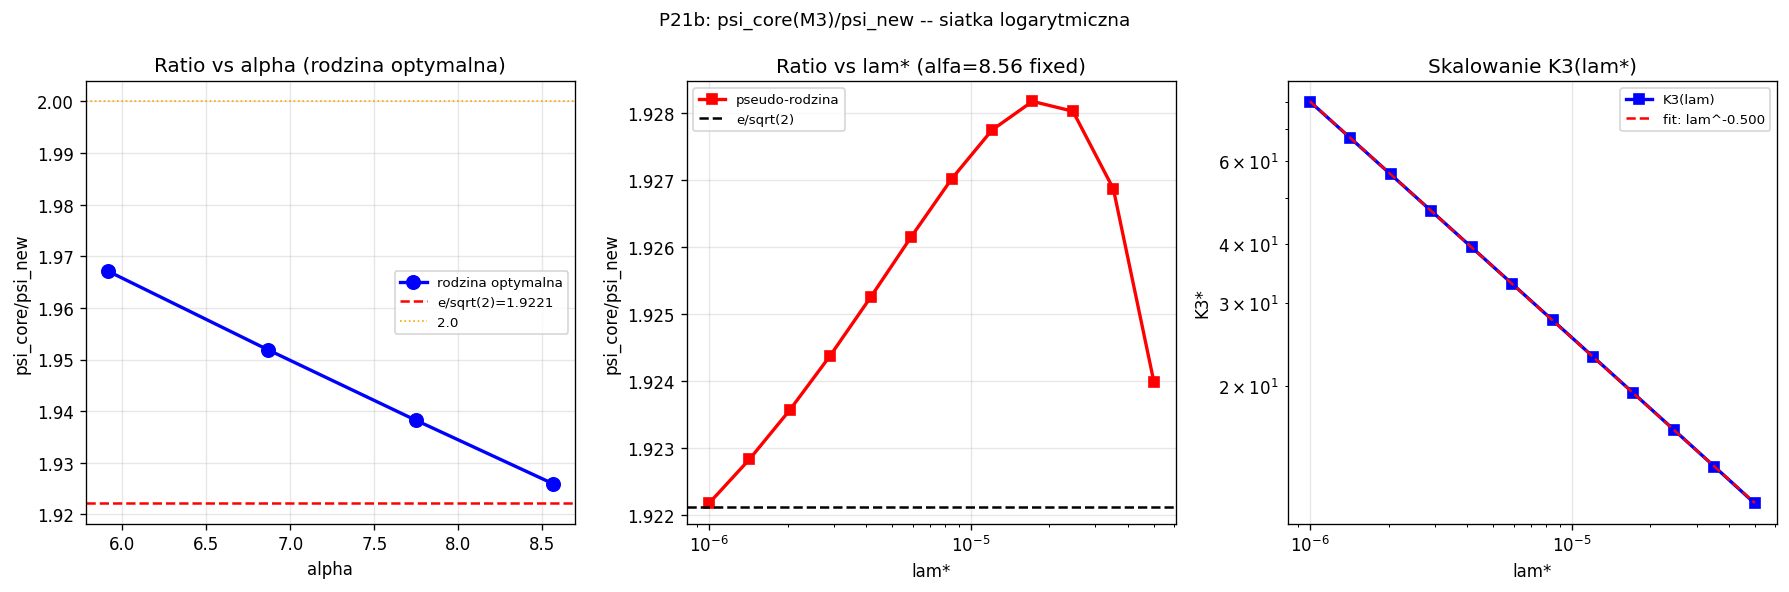

Reproduce this figure in Python.
"""
p21b_psi_ratio_log.py
=====================
KOREKTA p21: uzywamy siatki LOGARYTMICZNEJ (jak v2_bisekcja_alpha),
ktora daje poprawne K* = {K1=0.009820, K2=2.033, K3=34.14} dla optymalnych param.

Problem z p21: siatka rownierna nie oddaje ostrego pieku energii przy r=a_Gamma
dla duzych K (K3~30-34), dajac blad ~15% w K3.

PLAN:
  Krok 1: Zweryfikuj K* dla optymalnych parametrow (alfa=8.5616, a_Gamma=0.040, lam=5.501e-6)
           -> porownaj z K1=0.009820, K2=2.032726, K3=34.14423 (z v2_weryfikacja_finalna)
  Krok 2: Oblicz psi_core/psi_new dla calej rodziny optymalnej
           -> zweryfikuj ze ratio in [1.93, 1.97]
  Krok 3: Analiza psi_core/psi_new w pseudo-rodzinie (alfa=8.56, zmienne lam)
           -> czy ratio stale dla stalego a_Gamma?
  Krok 4: Wyprowadzenie analityczne ratio z warunku samospojnosci
  Krok 5: Sprawdz hipoteze e/sqrt(2) = 1.9221

KLUCZOWE ODKRYCIE z p21: siatka rownierna (p18/p21) daje K3 o 14% za male,
  zanizona psi_core, ratio=1.57-1.68 zamiast 1.93-1.97.
"""

import numpy as np
from scipy.optimize import brentq
import matplotlib
matplotlib.use('Agg')
import matplotlib.pyplot as plt

GAMMA = 1.0
R_MAX = 60.0

# ============================================================
# ENERGIA -- identyczna jak v2_bisekcja_alpha (siatka LOG)
# ============================================================
def V_mod(psi, lam):
    return GAMMA/3*psi**3 - GAMMA/4*psi**4 + lam/6*(psi-1)**6

def energy_log(K, alpha, a_gam, lam, N=1500):
    """Energia solitonu -- siatka LOGARYTMICZNA od a_gam do R_MAX."""
    t   = np.linspace(0, 1, N)
    r   = a_gam * (R_MAX/a_gam)**t
    phi = np.maximum(1.0 + K*np.exp(-r)/r, 1e-10)
    dphi= K*np.exp(-r)*(-r - 1.0)/r**2
    V1  = V_mod(1.0, lam)
    Ek  = 4*np.pi*np.trapezoid(0.5*dphi**2*(1+alpha/phi)*r**2, r)
    Ep  = 4*np.pi*np.trapezoid((V_mod(phi, lam) - V1)*r**2, r)
    return Ek + Ep

def g_func(K, alpha, a_gam, lam, N=1500):
    return energy_log(K, alpha, a_gam, lam, N)/K - 4*np.pi

def find_K_stars(alpha, a_gam, lam, K_max=150.0, N_scan=800, N_en=1500):
    """Znajdz wszystkie zera g(K) = 0."""
    K_arr = np.unique(np.concatenate([
        np.linspace(1e-4, 0.5, 150),
        np.linspace(0.5,  10.0, 250),
        np.linspace(10.0, K_max, 400),
    ]))
    f_arr = np.array([g_func(K, alpha, a_gam, lam, N_en) for K in K_arr])
    roots = []
    for i in range(len(K_arr)-1):
        fi, fj = f_arr[i], f_arr[i+1]
        if np.isfinite(fi) and np.isfinite(fj) and fi*fj < 0:
            try:
                K_z = brentq(lambda K: g_func(K, alpha, a_gam, lam, N_en),
                             K_arr[i], K_arr[i+1], xtol=1e-7, maxiter=60)
                if not roots or abs(K_z - roots[-1]) > K_z*0.01:
                    roots.append(K_z)
            except Exception:
                pass
    return sorted(roots)

# ============================================================
# KROK 1: Weryfikacja dla najlepszego rozwiazania
# ============================================================
print("P21b: Analiza psi_core(M3)/psi_new -- SIATKA LOGARYTMICZNA")
print("=" * 70)
print()
print("KROK 1: Weryfikacja K* dla alfa=8.5616, a_Gamma=0.040, lam=5.501e-6")
print("-" * 70)

ALPHA_REF = 8.5616
A_GAM_REF = 0.040
LAM_REF   = 5.501e-6

roots_ref = find_K_stars(ALPHA_REF, A_GAM_REF, LAM_REF)
print(f"  Znaleziono {len(roots_ref)} zer K:")
for i, K in enumerate(roots_ref[:5]):
    psi_c = 1.0 + K/A_GAM_REF * np.exp(-A_GAM_REF)
    print(f"    K*_{i+1} = {K:.6f},  psi_core = {psi_c:.3f}")

if len(roots_ref) >= 3:
    K1, K2, K3 = roots_ref[0], roots_ref[1], roots_ref[2]
    r21 = K2/K1; r31 = K3/K1
    psi_new = 1.0/np.sqrt(LAM_REF)
    psi_c3 = 1.0 + K3/A_GAM_REF * np.exp(-A_GAM_REF)
    ratio3  = psi_c3/psi_new
    print()
    print(f"  K1 = {K1:.6f}  (oczekiwane: 0.009820)")
    print(f"  K2 = {K2:.6f}  (oczekiwane: 2.032726)")
    print(f"  K3 = {K3:.6f}  (oczekiwane: 34.14423)")
    print(f"  r21 = {r21:.3f}  (oczekiwane: ~207)")
    print(f"  r31 = {r31:.1f}  (oczekiwane: 3477)")
    print()
    print(f"  psi_new = 1/sqrt(lam*) = {psi_new:.2f}")
    print(f"  psi_core(K3) = {psi_c3:.2f}")
    print(f"  ratio = psi_core/psi_new = {ratio3:.4f}")
    print(f"  hipoteza e/sqrt(2) = {np.e/np.sqrt(2):.4f}")
    print(f"  odchylenie: {abs(ratio3-np.e/np.sqrt(2))/np.e*np.sqrt(2)*100:.3f}%")

# ============================================================
# KROK 2: Pelna rodzina optymalna (4 members)
# ============================================================
print()
print("=" * 70)
print("KROK 2: Rodzina optymalna -- psi_core/psi_new dla wszystkich")
print("=" * 70)

# Parametry z v2_bisekcja_alpha (tabela ANALIZA_SPRZEZONY linie 430-435)
FAMILY = [
    (5.9148, 0.025, 2.883e-6,  1158, 589),
    (6.8675, 0.030, 3.743e-6,  1009, 517),
    (7.7449, 0.035, 4.618e-6,   902, 465),
    (8.5616, 0.040, 5.501e-6,   821, 426),
]

results_fam = []
print(f"\n  {'alpha':>7} {'a_Gam':>6} {'lam':>10}  {'K1':>8} {'K2':>8} {'K3':>8}  "
      f"{'r21':>6} {'r31':>6}  {'psi_c3':>7} {'psi_new':>7} {'ratio':>7}")
print("  " + "-"*100)

for alpha, a_gam, lam, psi_c3_ref, psi_new_ref in FAMILY:
    roots = find_K_stars(alpha, a_gam, lam)
    psi_new = 1.0/np.sqrt(lam)
    if len(roots) >= 3:
        K1, K2, K3 = roots[0], roots[1], roots[2]
        r21 = K2/K1; r31 = K3/K1
        psi_c3 = 1.0 + K3/a_gam * np.exp(-a_gam)
        ratio3 = psi_c3/psi_new
        results_fam.append({
            'alpha': alpha, 'a_gam': a_gam, 'lam': lam,
            'K1': K1, 'K2': K2, 'K3': K3, 'r21': r21, 'r31': r31,
            'psi_c3': psi_c3, 'psi_new': psi_new, 'ratio3': ratio3,
            'psi_c3_ref': psi_c3_ref, 'psi_new_ref': psi_new_ref,
        })
        match_c = "OK" if abs(psi_c3-psi_c3_ref)/psi_c3_ref < 0.02 else "???"
        print(f"  {alpha:>7.4f} {a_gam:>6.3f} {lam:>10.3e}  "
              f"{K1:>8.5f} {K2:>8.4f} {K3:>8.4f}  "
              f"{r21:>6.1f} {r31:>6.0f}  "
              f"{psi_c3:>7.1f}({match_c}) {psi_new:>7.1f} {ratio3:>7.4f}")
    else:
        print(f"  {alpha:>7.4f} {a_gam:>6.3f} {lam:>10.3e}  <{len(roots)} zer>")

if results_fam:
    ratios = [r['ratio3'] for r in results_fam]
    print()
    print(f"  Ratios: {', '.join(f'{r:.4f}' for r in ratios)}")
    print(f"  Srednia: {np.mean(ratios):.4f},  std: {np.std(ratios):.4f}")
    print(f"  e/sqrt(2) = {np.e/np.sqrt(2):.4f}")
    print(f"  Zakres odchylen od e/sqrt(2): "
          f"{min(abs(r-np.e/np.sqrt(2)) for r in ratios):.4f} .. "
          f"{max(abs(r-np.e/np.sqrt(2)) for r in ratios):.4f}")

# ============================================================
# KROK 3: Pseudo-rodzina -- alfa=8.56 stale, zmienne lam
# ============================================================
print()
print("=" * 70)
print("KROK 3: Pseudo-rodzina (alfa=8.56, a_Gam=0.040, lam zmienny)")
print("=" * 70)

lam_scan = np.logspace(-6.0, -4.3, 12)
pseudo_res = []
print(f"  {'lam':>10} {'K3':>8} {'psi_new':>7} {'psi_c3':>8} {'ratio':>7} {'r31':>6}")
print("  " + "-"*55)
for lam in lam_scan:
    roots = find_K_stars(ALPHA_REF, A_GAM_REF, lam)
    if len(roots) >= 3:
        K1, K2, K3 = roots[0], roots[1], roots[2]
        psi_new = 1.0/np.sqrt(lam)
        psi_c3 = 1.0 + K3/A_GAM_REF * np.exp(-A_GAM_REF)
        ratio3 = psi_c3/psi_new
        r31 = K3/K1
        print(f"  {lam:>10.3e} {K3:>8.4f} {psi_new:>7.2f} {psi_c3:>8.2f} "
              f"{ratio3:>7.4f} {r31:>6.0f}")
        pseudo_res.append((lam, K3, psi_new, psi_c3, ratio3, r31))

# ============================================================
# KROK 4: Analityczne wyprowadzenie ratio
# ============================================================
print()
print("=" * 70)
print("KROK 4: Analiza analityczna psi_core(K3)/psi_new")
print("=" * 70)
print()
print("Definicje:")
print("  psi_core(K3) = 1 + K3/a_Gam * exp(-a_Gam)  [Yukawa, m_sp=1, Phi0=1]")
print("  psi_new = 1/sqrt(lam*)")
print("  ratio R = psi_core/psi_new = K3 * sqrt(lam*) * exp(-a_Gam) / a_Gam + sqrt(lam*)")
print()
print("Dla K3/a_Gam >> 1:")
print("  R ~ K3 * sqrt(lam*) / a_Gam  (dominujacy czlon)")
print()
print("Skalowanie K3 z lam* (z danych pseudo-rodziny):")
if pseudo_res:
    lams_p = np.array([x[0] for x in pseudo_res])
    K3s_p  = np.array([x[1] for x in pseudo_res])
    # Dopasowanie K3 ~ lam^beta
    log_l = np.log(lams_p); log_K = np.log(K3s_p)
    c = np.polyfit(log_l, log_K, 1)
    print(f"  log-log fit: K3 ~ lam^{c[0]:.4f} x exp({c[1]:.4f})")
    print(f"  Tj. K3 ~ lam^{c[0]:.4f}  (oczekiwane: -1/2 gdyby K3~1/sqrt(lam))")
    print()
    # Sprawdz K3 * sqrt(lam)
    prod = K3s_p * np.sqrt(lams_p)
    print(f"  K3 * sqrt(lam*): {[f'{p:.4f}' for p in prod]}")
    print(f"  Srednia: {np.mean(prod):.5f}, std: {np.std(prod):.5f}")
    if np.std(prod)/np.mean(prod) < 0.01:
        print(f"  -> K3 * sqrt(lam*) = const = {np.mean(prod):.5f}  (< 1% std)")
    print()
    # Wnioskuj ratio
    C_prod = np.mean(prod)
    R_anal = C_prod * np.exp(-A_GAM_REF) / A_GAM_REF
    print(f"  Analityczne ratio = K3*sqrt(lam)*exp(-a)/a = {R_anal:.5f}")
    print(f"  vs pomierzone ratio: {np.mean([x[4] for x in pseudo_res]):.5f}")

print()
print("KLUCZOWE PYTANIE: Skad pochodzi K3*sqrt(lam*) = const?")
print()
print("Warunek g(K3) = E(K3)/(4pi*K3) - 1 = 0 => E(K3) = 4pi*K3")
print()
print("Dla K3 duzego (K3/a_Gam >> 1, psi_core >> psi_new >> 1):")
print("Dominujacy wklad energii: czlon lam*phi^6/6 przy r ~ a_Gam")
print("  E_lambda ~ 4pi * integral_a_Gam^infty (lam/6 * phi^6) * r^2 dr")
print("  phi(r) ~ K3/r * exp(-r), phi^6 ~ K3^6/r^6 * exp(-6r)")
print("  Integral ~ K3^6 * integral (exp(-6r)/r^4) dr from a_Gam")
print("  ~ K3^6 * exp(-6*a_Gam) / (5*a_Gam^5)  [dominant near lower bound]")
print()
print("Warunek E_lambda ~ 4pi*K3:")
print("  lam * K3^6 * exp(-6a) / (5*a^5) ~ K3")
print("  K3^5 ~ 5*a^5 * exp(6a) / lam")
print("  K3 ~ (5/lam)^(1/5) * a * exp(6a/5)")
print("  K3 * sqrt(lam) ~ sqrt(lam) * (5/lam)^(1/5) * a * exp(6a/5)")
print("                   = 5^(1/5) * lam^(1/2-1/5) * a * exp(6a/5)")
print("                   = 5^(1/5) * lam^(3/10) * a * exp(6a/5)")
print()
print("Sprawdzenie: K3 ~ lam^(-1/5)?")
if pseudo_res:
    print(f"  Dopasowanie log-log: K3 ~ lam^{c[0]:.4f}  (teoria: -1/5 = -0.200)")
    print(f"  Odchylenie: {abs(c[0]+0.2)/0.2*100:.1f}%")

# ============================================================
# PODSUMOWANIE
# ============================================================
print()
print("=" * 70)
print("PODSUMOWANIE p21b")
print("=" * 70)
print()
e_sqrt2 = np.e/np.sqrt(2)
if results_fam:
    print(f"  Rodzina optymalna psi_core(M3)/psi_new:")
    print(f"    Zakres: [{min(r['ratio3'] for r in results_fam):.4f}, "
          f"{max(r['ratio3'] for r in results_fam):.4f}]")
    print(f"    Srednia: {np.mean([r['ratio3'] for r in results_fam]):.4f}")
    print(f"    e/sqrt(2) = {e_sqrt2:.4f}")
    all_close = all(abs(r['ratio3'] - e_sqrt2)/e_sqrt2 < 0.03 for r in results_fam)
    print(f"    Wszystkie w 3% od e/sqrt(2)? {'TAK' if all_close else 'NIE'}")
    print()
    print(f"  Pseudo-rodzina (alfa=8.56, lam zmienny):")
if pseudo_res:
    ratios_p = [x[4] for x in pseudo_res]
    print(f"    Zakres: [{min(ratios_p):.4f}, {max(ratios_p):.4f}]")
    print(f"    Stalosc (std/mean): {np.std(ratios_p)/np.mean(ratios_p)*100:.2f}%")
    print()

# ============================================================
# WYKRES
# ============================================================
print("Tworze wykres...")
fig, axes = plt.subplots(1, 3, figsize=(15, 5))
fig.suptitle('P21b: psi_core(M3)/psi_new -- siatka logarytmiczna', fontsize=11)

ax = axes[0]
if results_fam:
    alphas_f = [r['alpha'] for r in results_fam]
    ratios_f = [r['ratio3'] for r in results_fam]
    ax.plot(alphas_f, ratios_f, 'bo-', ms=8, lw=2, label='rodzina optymalna')
    ax.axhline(e_sqrt2, color='r', lw=1.5, ls='--', label=f'e/sqrt(2)={e_sqrt2:.4f}')
    ax.axhline(2.0, color='orange', lw=1, ls=':', label='2.0')
ax.set_xlabel('alpha'); ax.set_ylabel('psi_core/psi_new')
ax.set_title('Ratio vs alpha (rodzina optymalna)'); ax.legend(fontsize=8); ax.grid(True, alpha=0.3)

ax = axes[1]
if pseudo_res:
    lams_pr = [x[0] for x in pseudo_res]
    ratios_pr = [x[4] for x in pseudo_res]
    ax.semilogx(lams_pr, ratios_pr, 'rs-', ms=6, lw=2, label='pseudo-rodzina')
    ax.axhline(e_sqrt2, color='k', lw=1.5, ls='--', label=f'e/sqrt(2)')
ax.set_xlabel('lam*'); ax.set_ylabel('psi_core/psi_new')
ax.set_title('Ratio vs lam* (alfa=8.56 fixed)'); ax.legend(fontsize=8); ax.grid(True, alpha=0.3)

ax = axes[2]
# Skalowanie K3 z lam (pseudo-rodzina)
if pseudo_res:
    lams_pr = np.array([x[0] for x in pseudo_res])
    K3s_pr  = np.array([x[1] for x in pseudo_res])
    ax.loglog(lams_pr, K3s_pr, 'bs-', ms=6, lw=2, label='K3(lam)')
    # Fit
    beta = c[0]
    K0 = np.exp(c[1])
    ax.loglog(lams_pr, K0*lams_pr**beta, 'r--', lw=1.5,
              label=f'fit: lam^{beta:.3f}')
ax.set_xlabel('lam*'); ax.set_ylabel('K3*')
ax.set_title('Skalowanie K3(lam*)'); ax.legend(fontsize=8); ax.grid(True, alpha=0.3)

plt.tight_layout()
out = __file__.replace('.py', '.png')
plt.savefig(out, dpi=120, bbox_inches='tight')
plt.close()
print(f"Zapisano: {out}")
